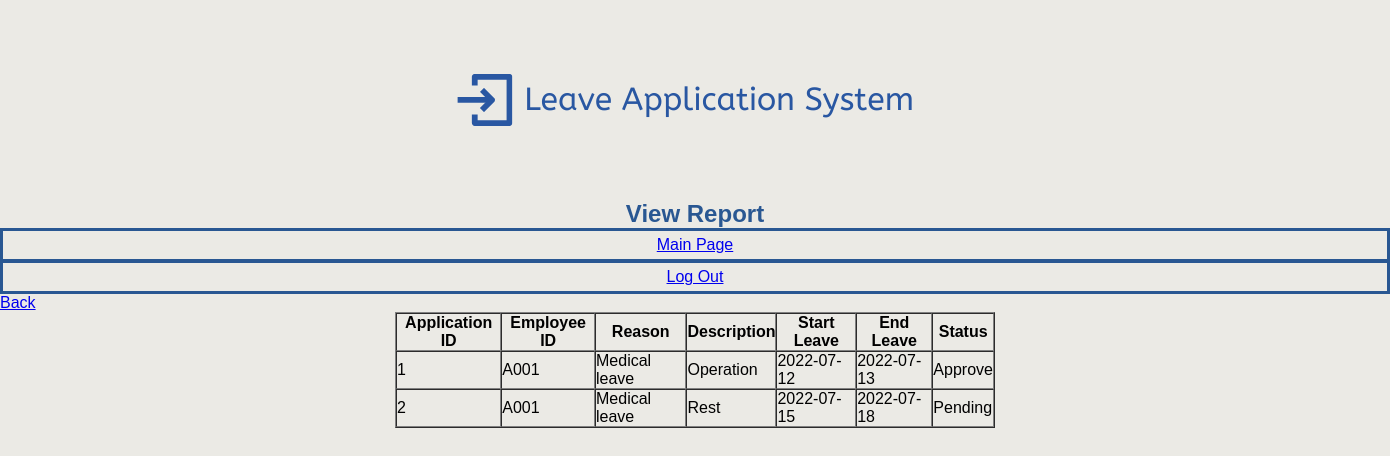
Page /view_search_report.php?empID=A001 (signed in) on the committed database.
### tables this page shows
CREATE TABLE `leaveapplication` (
  `applicationID` int(6) NOT NULL,
  `empID` varchar(5) DEFAULT NULL,
  `status` varchar(10) DEFAULT NULL,
  `reason` varchar(50) DEFAULT NULL,
  `description` varchar(100) DEFAULT NULL
);

CREATE TABLE `dateleave` (
  `applicationID` int(6) NOT NULL,
  `startLeave` date DEFAULT NULL,
  `endLeave` date DEFAULT NULL
);

### view_search_report.php (the view, shortened to what this page needs)
<html>
	<head>
        <link rel="stylesheet" href="layout.css">
    <head>
    <body>
    <div class = header>
            <img src ="header.png" />
            <h2>View Report</h2>
        </div>
        <div id="rpt">
        <?php if ($_SESSION["LEVEL"] == 1 || $_SESSION["LEVEL"] == 2) {?>
		<?php
            $empID = $_GET['empID'];
            require("config.php");
            $sql = "SELECT a.*, d.*
                    FROM LeaveApplication a JOIN DateLeave d
                    ON a.applicationID = d.applicationID
                    WHERE a.empID = '$empID';";
            $result = mysqli_query($conn, $sql);
            $count = 1;
            if (mysqli_num_rows($result) > 0) {
        ?>
		<table width="600" border="1" cellspacing="0" cellpadding="3">
		<tr>
            <td align="center"><strong>Application ID</strong></td>
            <td align="center"><strong>Employee ID</strong></td>
            <td align="center"><strong>Reason</strong></td>
            <td align="center"><strong>Description</strong></td>
            <td align="center"><strong>Start Leave</strong></td>
            <td align="center"><strong>End Leave</strong></td>
            <td align="center"><strong>Status</strong></td>
	 	</tr>
        <?php
			while($rows = mysqli_fetch_assoc($result)) {
		?>
        <?php
			if ($count == 1) {
		?>
        <div id="btn">
        <div id="mainhp"><a href="main.php?empID=<?php echo $rows['empID']; ?>">Main Page</a></div>
		<div id="logouthp"><a href="logout.php">Log Out</a> <?php } $count += 1?></div>
        </div>
        <tr>
			<td><?php echo $rows['applicationID']; ?></td>
			<td><?php echo $rows['empID']; ?></td>
			<td><?php echo $rows['reason']; ?></td>
            <td><?php echo $rows['description']; ?></td>
			<td><?php echo $rows['startLeave']; ?></td>
			<td><?php echo $rows['endLeave']; ?></td>
            <td><?php echo $rows['status']; ?></td>
        </tr>
		<?php } }
            else {
                echo "<h3>There are no records to show</h3>";
            }
	    ?>
        <a href="view_report.php">Back</a>
        <?php
        } ?>

### layout.css (style rules this page uses)
* { margin: 0; padding: 0; box-sizing: border-box; font-family:sans-serif; }
body { background-color: #ebeae5; }
#btn { background-color: #ebeae5; border: solid 1.5px #295792; }
#mainhp, #logouthp { background-color: #ebeae5; border: solid 2px #295792; padding: 5px; text-align: center; font-family:sans-serif; color: #295792; text-decoration: none; }
.header { background-color: #ebeae5; }
img { margin: 0px 390px; }
h2 { color: #295792; text-align: center; }
table { margin: auto; }

### rows in the picture
leaveapplication: dateleave.applicationID "1", empID "A001", reason "Medical leave", description "Operation", dateleave.startLeave "2022-07-12", dateleave.endLeave "2022-07-13", status "Approve"
leaveapplication: dateleave.applicationID "2", empID "A001", reason "Medical leave", description "Rest", dateleave.startLeave "2022-07-15", dateleave.endLeave "2022-07-18", status "Pending"
